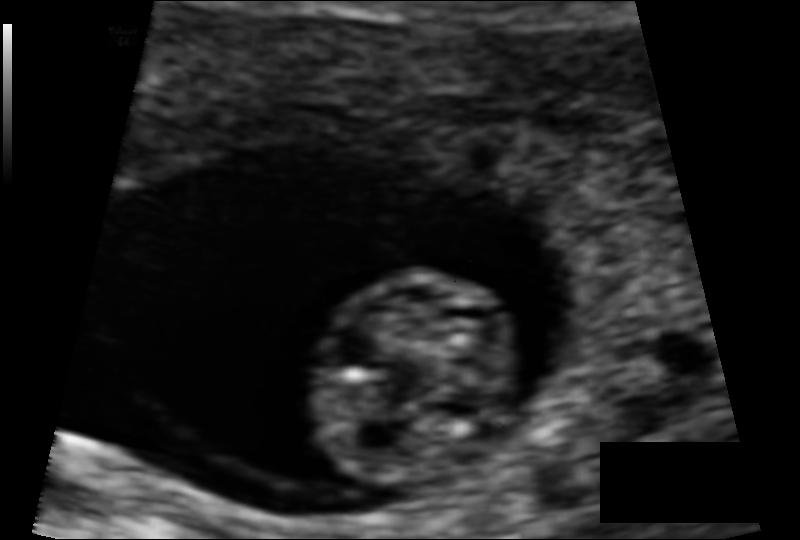
#> input picture 000_HC.png, 800 x 540 px
$ python visualizer.py
#> lines starting #> are read from the running program, lines starting #| are printed output that depends on the picture; after the words box and inside, x2 and y2 are one past the last pixel; in counts of white or black regions, pixels touching at a corner belong together
import os
import matplotlib.pyplot as plt
import numpy as np
from PIL import Image
import cv2

def check_mask_filling(image_path, mask_path):
    # 1. Load raw images
#> called with image_path = '../../000_HC.png', mask_path = '../../000_HC_Annotation.png'
    print(f"Loading Image: {image_path}")
    raw_image = Image.open(image_path).convert("L")
#> raw_image is the input picture: PIL image 800x540 L; min 0, max 243, mean 29.8
    raw_mask = Image.open(mask_path).convert("L")
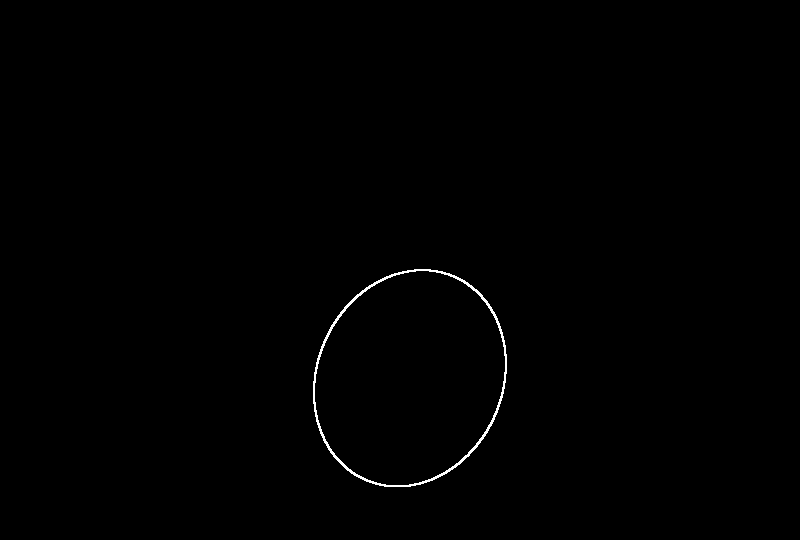
#> input picture 000_HC_Annotation.png, 800 x 540 px
#> raw_mask is the input picture: PIL image 800x540 L; 0.38% white in thin lines or dots, all inside (x1, y1, x2, y2) = (313, 269, 507, 487)

    # 2. Apply our contour filling logic from dataset.py
    mask_np = np.array(raw_mask)
    contours, _ = cv2.findContours(mask_np, cv2.RETR_EXTERNAL, cv2.CHAIN_APPROX_SIMPLE)
#> contours = 1 contour; box (x1, y1, x2, y2) and area: (313, 269, 507, 487) 32818

    filled_mask_np = np.zeros_like(mask_np)
    cv2.drawContours(filled_mask_np, contours, -1, (255), thickness=-1)
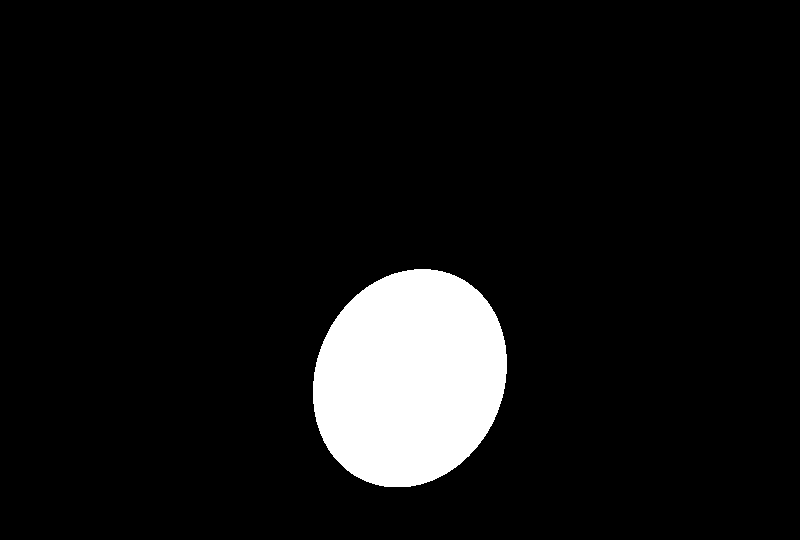
#> filled_mask_np: shape (540, 800); 7.7% white; 1 white region, box (x1, y1, x2, y2) and area: (313, 269, 507, 487) 33111

    # 3. Create a colored overlay for visual confirmation
    # Convert grayscale ultrasound to an RGB array
    overlay = np.stack((np.array(raw_image),)*3, axis=-1)

    # Where the filled mask is white, blend a red tint (50% opacity)
    red_mask = np.zeros_like(overlay)
    red_mask[filled_mask_np == 255] = [255, 0, 0]

    alpha = 0.4
    mask_indices = filled_mask_np == 255
    overlay[mask_indices] = (1 - alpha) * overlay[mask_indices] + alpha * red_mask[mask_indices]
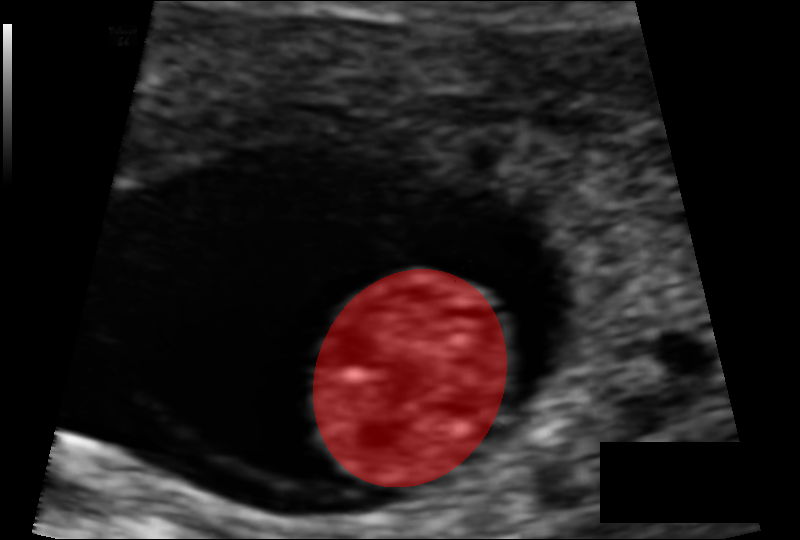
#> overlay: shape (540, 800, 3); mean R, G, B 35.8, 28, 28

    # 4. Plot the pipeline
    fig, axes = plt.subplots(1, 4, figsize=(18, 5))

    axes[0].imshow(raw_image, cmap='gray')
    axes[0].set_title('1. Original Ultrasound')
    axes[0].axis('off')

    axes[1].imshow(raw_mask, cmap='gray')
    axes[1].set_title('2. Original Annotation (Contour)')
    axes[1].axis('off')

    axes[2].imshow(filled_mask_np, cmap='gray')
    axes[2].set_title('3. Processed Mask (Filled)')
    axes[2].axis('off')

    axes[3].imshow(overlay)
    axes[3].set_title('4. Final Overlay Check')
    axes[3].axis('off')

    plt.tight_layout()
    plt.show()
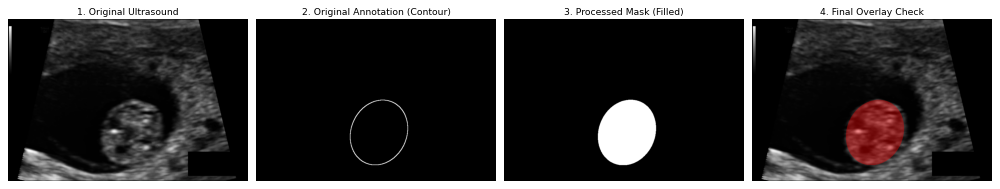
#> figure drawn by matplotlib, 4 panels

if __name__ == "__main__":
    # Ensure these point to where you saved the two files you just uploaded
    sample_img = "../../000_HC.png"
    sample_mask = "../../000_HC_Annotation.png"

    if os.path.exists(sample_img) and os.path.exists(sample_mask):
        check_mask_filling(sample_img, sample_mask)
    else:
        print(f"Error: Could not find files at {sample_img} or {sample_mask}.")
        print("Please place the sample images in the correct directory or update the paths.")
